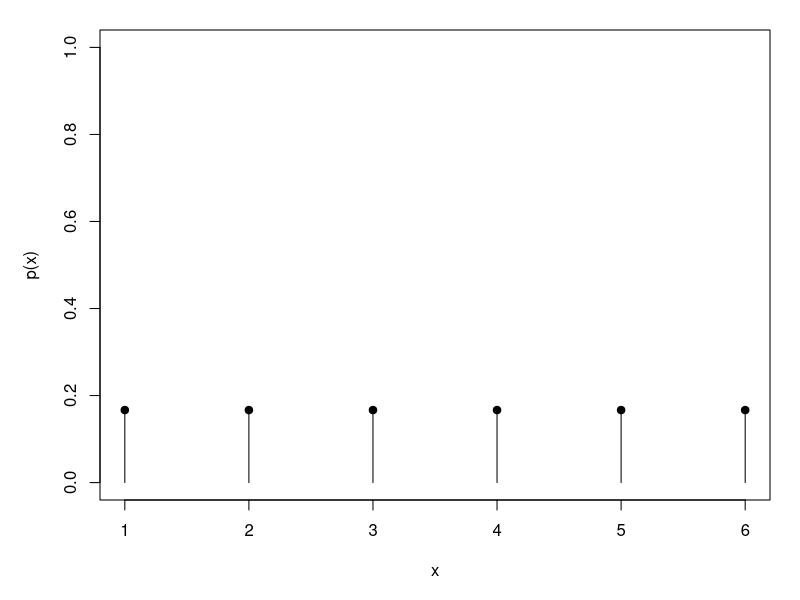
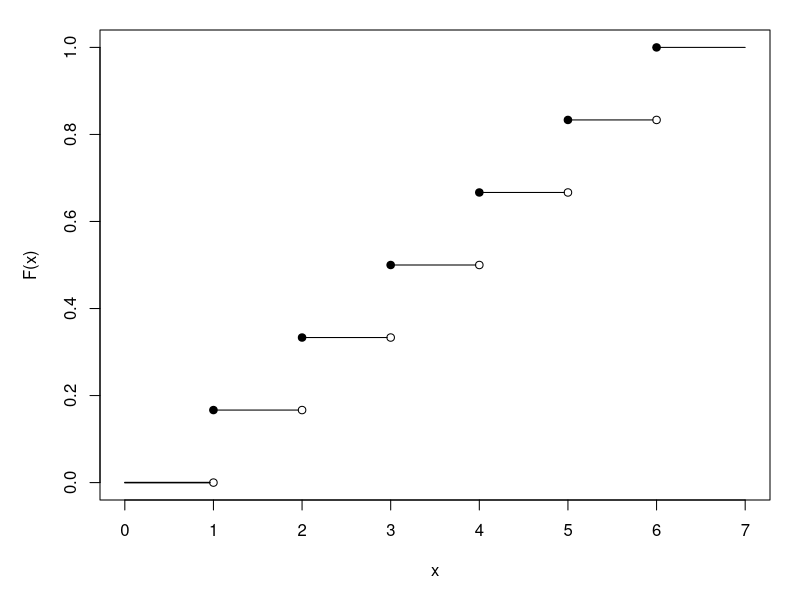
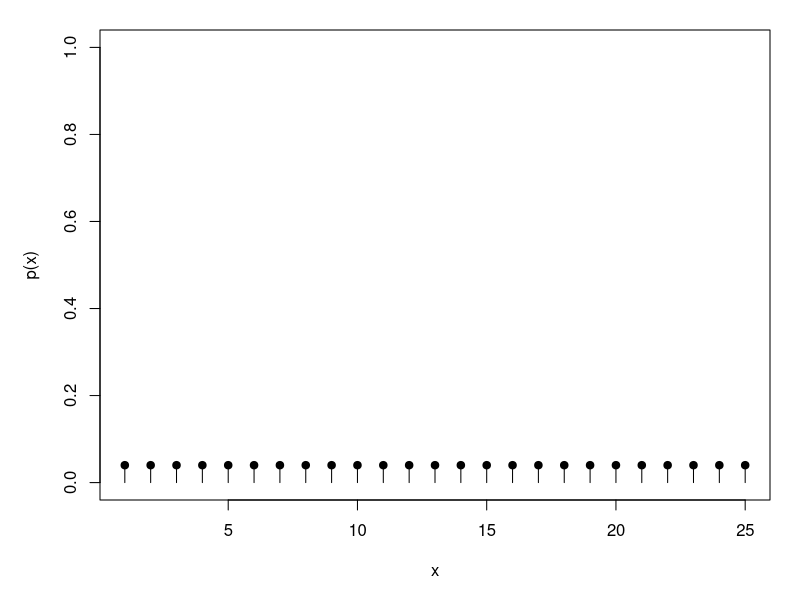
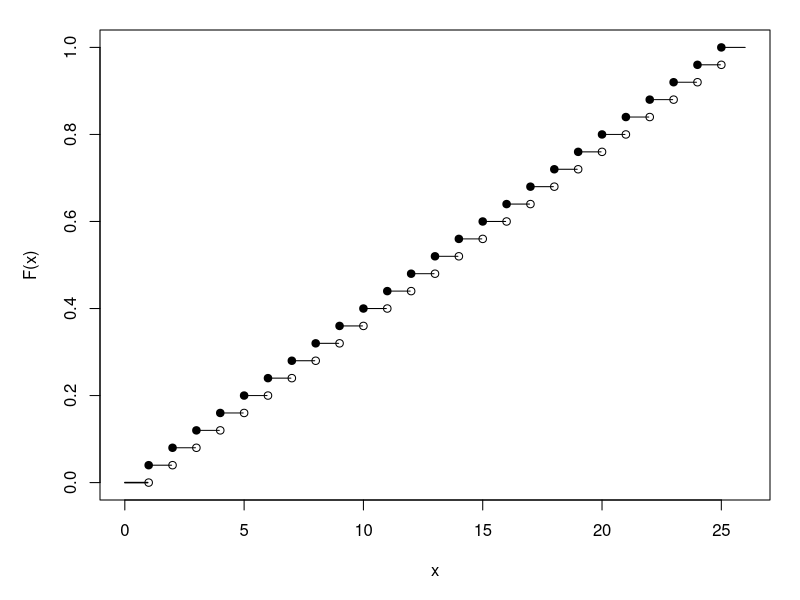
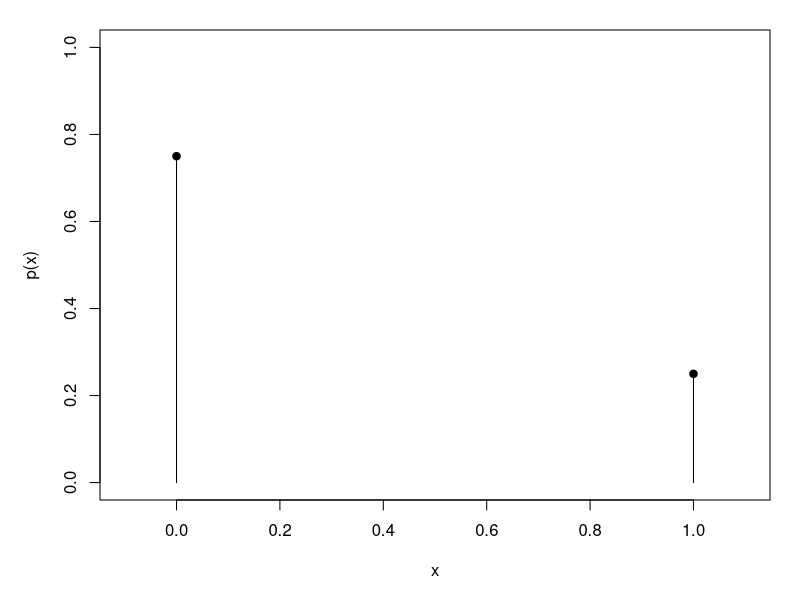
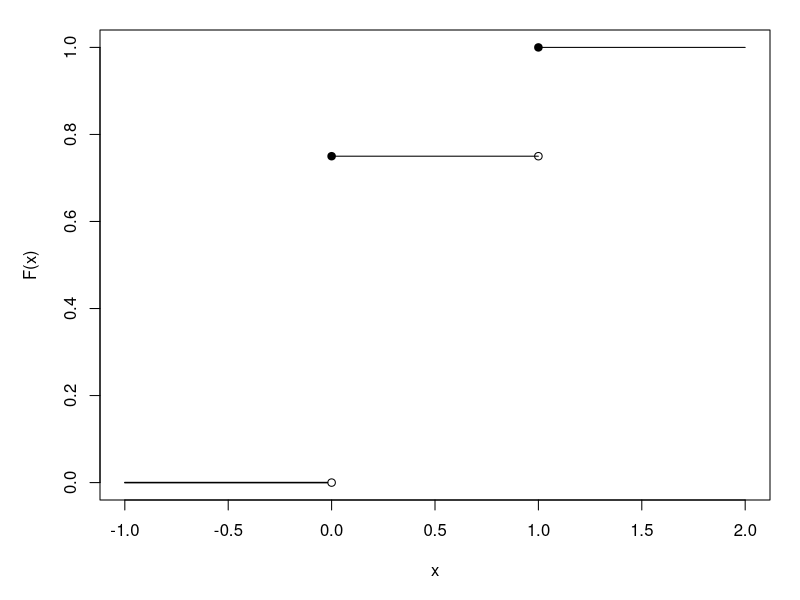
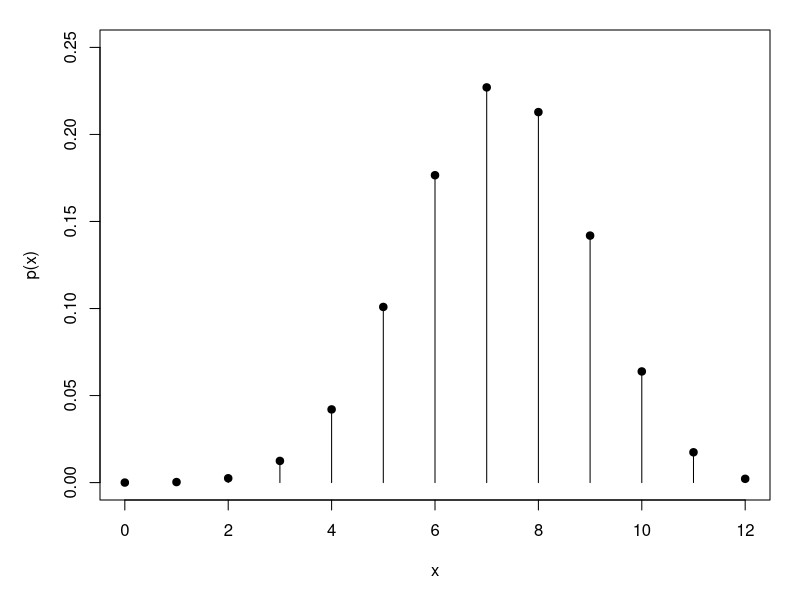
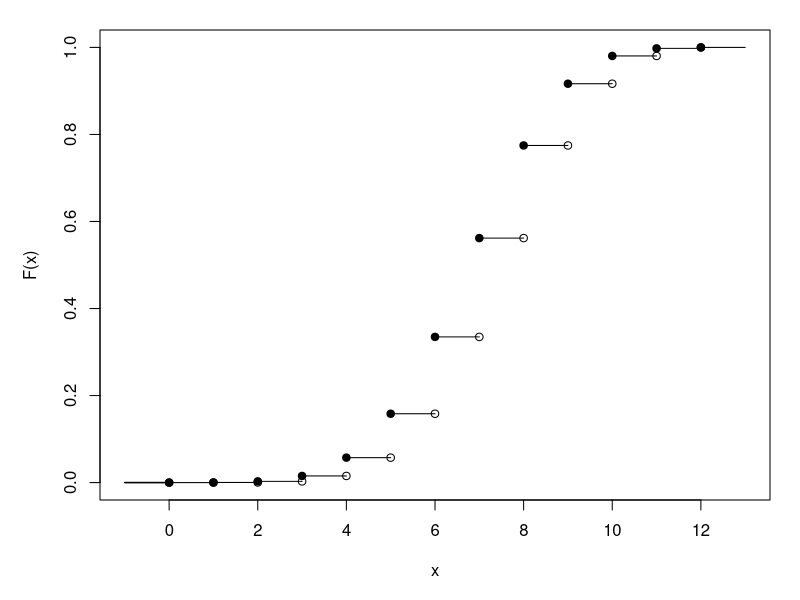

These figures' R source, in order:
##########################################
##### Distribuição Uniforme discreta #####
##########################################

###########
# Exemplo 1: Lançamento de uma dado
###########

n <- 6
x <- seq(1, 6)
px <- rep(1/n, n)

Fx <- cumsum(px)

# Tabela de distribuição de probabilidades

M <- matrix(nrow=n, ncol=3)
M[,1] <- x
M[,2] <- px 
M[,3] <- Fx
colnames(M) <- c("x", "p(x)", "F(x)")

# Gráfico de p(x)

par(mai=c(1,1,0.3,0.3))
plot(x, px, ylim=c(0, 1), type="h", ylab="p(x)")
points(x, px, pch=19)

# Gráfico de F(x)

plot(x, Fx, pch=19, ylim=c(0,1), ylab="F(x)", xlim=c(min(x)-1, max(x)+1))    
points(x[-1], Fx[-n], pch=1)
points(min(x), 0, pch=1)

for(i in 1:n){
  points(x=x[i+0:1] - 0.04, y=Fx[c(i,i)], type="l")  
}
points(x=c(min(x)-1, min(x) - 0.04), y=c(0,0), type="l", lwd=1.5)  
points(x=c(max(x) - 0.04, max(x)+1), y=c(1,1), type="l")  

# Percentil

q <- 0.75
Mq <- M[M[,3] >= q, 1]
x.q <- min(Mq)
x.q

# Valor esperado e variância

  EX <- (n+1)/2
VarX <- round(((n-1)*(n+1))/12, 4)
EX
VarX

###########
# Exemplo 2: 50 alunos na sala
###########

n <- 25
x <- seq(1, n)
px <- rep(1/n, n)

Fx <- cumsum(px)

# Tabela de distribuição de probabilidades

M <- matrix(nrow=n, ncol=3)
M[,1] <- x
M[,2] <- px 
M[,3] <- Fx
colnames(M) <- c("x", "p(x)", "F(x)")

# Gráfico de p(x)

par(mai=c(1,1,0.3,0.3))
plot(x, px, ylim=c(0, 1), type="h", ylab="p(x)")
points(x, px, pch=19)

# Gráfico de F(x)

plot(x, Fx, pch=19, ylim=c(0,1), ylab="F(x)", xlim=c(min(x)-1, max(x)+1))    
points(x[-1], Fx[-n], pch=1)
points(min(x), 0, pch=1)

for(i in 1:n){
  points(x=x[i+0:1] - 0.04, y=Fx[c(i,i)], type="l")  
}
points(x=c(min(x)-1, min(x) - 0.04), y=c(0,0), type="l", lwd=1.5)  
points(x=c(max(x) - 0.04, max(x)+1), y=c(1,1), type="l")  

# Percentil

q <- 0.75
Mq <- M[M[,3] >= q, 1]
x.q <- min(Mq)
x.q

# Valor esperado e variância

EX <- (n+1)/2
VarX <- ((n-1)*(n+1))/12
EX
VarX

##########################################
##### Distribuição de Bernoulli ##########
##########################################

# Exemplo 1: 

n <- 2
x <- c(0, 1)
px <- c(3/4, 1/4)
Fx <- cumsum(px)

# Tabela de distribuição de probabilidades

M <- matrix(nrow=n, ncol=3)
M[,1] <- x
M[,2] <- px 
M[,3] <- Fx
colnames(M) <- c("x", "p(x)", "F(x)")

# Gráfico de p(x)

par(mai=c(1,1,0.3,0.3))
plot(x, px, ylim=c(0, 1), xlim=c(-0.1, 1.1), type="h", ylab="p(x)")
points(x, px, pch=19)

# Gráfico de F(x)

plot(x, Fx, pch=19, ylim=c(0,1), ylab="F(x)", xlim=c(min(x)-1, max(x)+1))    
points(x[-1], Fx[-n], pch=1)
points(min(x), 0, pch=1)

for(i in 1:n){
  points(x=x[i+0:1], y=Fx[c(i,i)], type="l")  
}
points(x=c(min(x)-1, min(x) - 0.02), y=c(0,0), type="l", lwd=1.5)  
points(x=c(max(x), max(x)+1), y=c(1,1), type="l")  

# Percentil

q <- 0.8
Mq <- M[M[,3] >= q, 1]
x.q <- min(Mq)
x.q

# Valor esperado e variância

EX <- px[2]
VarX <- prod(px)
EX
VarX  

##########################################
##### Distribuição Binomial ##############
##########################################

###########
# Exemplo 1
###########

n <- 12
p <- 0.6

# P(X=7|n, p)

dbinom(7, n, p)

# P(x=10|n, p)
dbinom(10, n, p)

# Tabela de distribuição de probabilidades

x <- seq(0, n)
px <- dbinom(x, n, p)
Fx <- cumsum(px)

M <- matrix(nrow=n+1, ncol=3)
M[,1] <- x
M[,2] <- px 
M[,3] <- Fx
colnames(M) <- c("x", "p(x)", "F(x)")

# Gráfico de p(x)

par(mai=c(1,1,0.3,0.3))
plot(x, px, ylim=c(0, 0.25), type="h", ylab="p(x)")
points(x, px, pch=19)

# Gráfico de F(x)

plot(x, Fx, pch=19, ylim=c(0,1), ylab="F(x)", xlim=c(min(x)-1, max(x)+1))    
points(x[-1], Fx[-n], pch=1)
points(min(x), 0, pch=1)

for(i in 1:n){
  points(x=x[i+0:1], y=Fx[c(i,i)], type="l")  
}
points(x=c(min(x)-1, min(x) - 0.02), y=c(0,0), type="l", lwd=1.5)  
points(x=c(max(x), max(x)+1), y=c(1,1), type="l")  

# F(2) = P(Y <= 2)

pbinom(2, n, p)

# Quartis

q <- c(0.25, 0.50, 0.75)
qbinom(q, n, p)

# Valor esperado, variância e desvio-padrão

EX <- n*p
VarX <- n*p*(1-p)
dpX <- sqrt(VarX)
EX
VarX  
dpX

# Valores aleatórios

k <- 100000
xa <- rbinom(k, n, p)

m.xa <- numeric()
v.xa <- numeric()
for(i in 1:10000){
xa <- rbinom(i, n, p)
m.xa[i] <- mean(xa)
v.xa[i] <- var(xa)
}

plot(m.xa, type="l")

plot(v.xa, type="l")